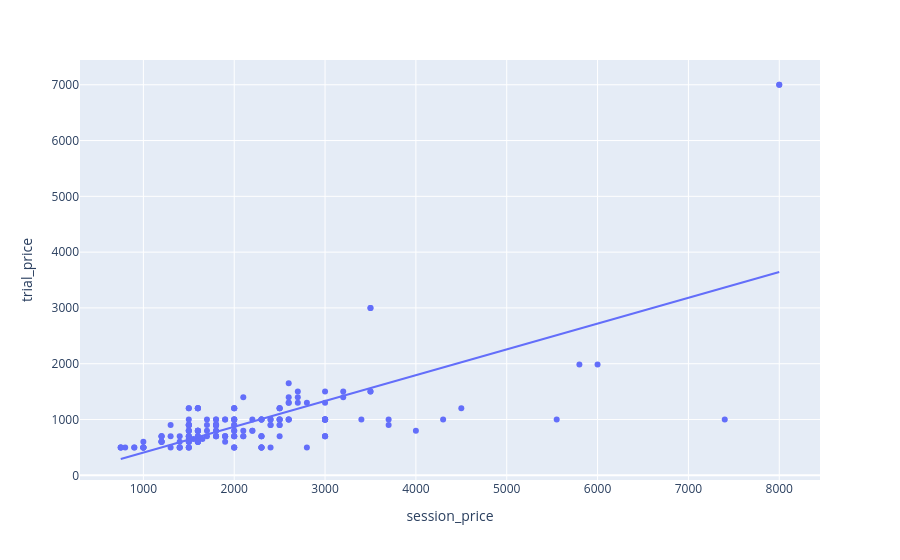

The cell this chart's notebook holds for it:
### Code cell
fig = px.scatter(df_model, x="session_price", y="trial_price", trendline='ols')

# Display the interactive figure
fig.show()

### Figure 1 — Plotly figure (JSON) as saved in the notebook; plotly's stock layout.template omitted (floating-point values rounded to 4 significant figures; data arrays with more than 128 entries replaced by an {"elided": "..."} marker saying what was removed)
{"data": [{"hovertemplate": "session_price=%{x}<br>trial_price=%{y}<extra></extra>", "legendgroup": "", "marker": {"color": "#636efa", "symbol": "circle"}, "mode": "markers", "name": "", "orientation": "v", "showlegend": false, "type": "scatter", "x": {"elided": "183 int values"}, "xaxis": "x", "y": {"elided": "183 int values"}, "yaxis": "y"}, {"hovertemplate": "<b>OLS trendline</b><br>trial_price = 0.46245 * session_price + -54.9272<br>R<sup>2</sup>=0.495653<br><br>session_price=%{x}<br>trial_price=%{y} <b>(trend)</b><extra></extra>", "legendgroup": "", "marker": {"color": "#636efa", "symbol": "circle"}, "mode": "lines", "name": "", "showlegend": false, "type": "scatter", "x": {"elided": "183 int values"}, "xaxis": "x", "y": {"elided": "183 float values"}, "yaxis": "y"}], "layout": {"legend": {"tracegroupgap": 0}, "margin": {"t": 60}, "xaxis": {"anchor": "y", "domain": [0, 1], "title": {"text": "session_price"}}, "yaxis": {"anchor": "x", "domain": [0, 1], "title": {"text": "trial_price"}}}}
